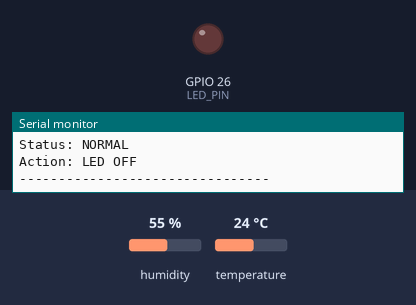
Bench run of a sketch on a simulated ESP32. Parts: output pins drawn as LEDs (lit = HIGH), the last lines printed to the serial monitor. The test bench sets the inputs (shaded band); at power-on: temperature 24 °C, humidity 55 %.

Above: at 3.2 s.
3.3 s: temperature set to 29.4 °C
6.0 s: temperature set to 30.7 °C
At 7.1 s:
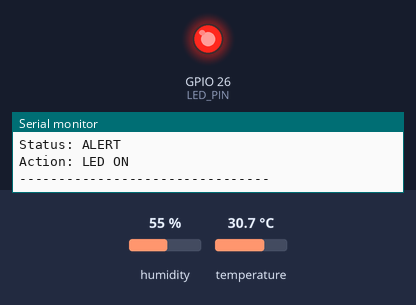
8.7 s: temperature set to 12 °C
At 10.7 s:
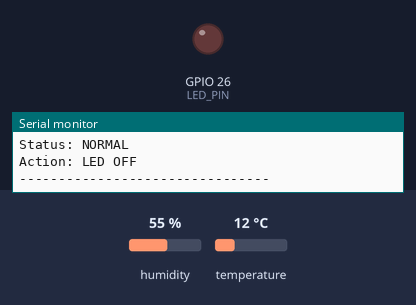
11.5 s: temperature set to 33 °C
At 12.6 s:
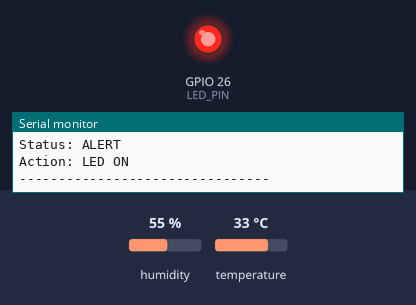
Timing chart, 0 to 14.5 s (numbered marks = the images above; inputs shaded):
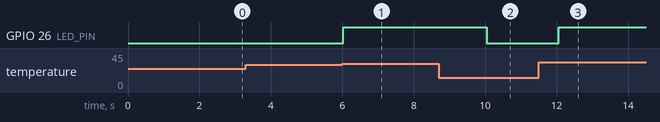

The sketch:

sketch.ino
```cpp
#include <Arduino.h>
#include <DHT.h>

#define DHTPIN 4
#define DHTTYPE DHT22
#define LED_PIN 26

const float TEMP_LIMIT = 30.0;

DHT dht(DHTPIN, DHTTYPE);

void setup() {
  Serial.begin(115200);

  pinMode(LED_PIN, OUTPUT);
  digitalWrite(LED_PIN, LOW);

  dht.begin();

  delay(2000);

  Serial.println();
  Serial.println("=== ESP32 SENSE, DECIDE & ACT ===");
  Serial.println("Temperature Monitoring Lab");
  Serial.println("DHT22: GPIO 4");
  Serial.println("LED: GPIO 26");
  Serial.println("Temperature limit: 30 C");
  Serial.println("--------------------------------");
}

void loop() {

  // 1. SENSE
  float humidity = dht.readHumidity();
  float temperature = dht.readTemperature();

  // 2. VALIDATE
  if (isnan(humidity) || isnan(temperature)) {
    Serial.println("ERROR: Failed to read DHT22.");

    // Safe state
    digitalWrite(LED_PIN, LOW);

    delay(2000);
    return;
  }

  Serial.print("Temperature: ");
  Serial.print(temperature, 1);
  Serial.println(" C");

  Serial.print("Humidity: ");
  Serial.print(humidity, 1);
  Serial.println(" %");

  // 3. DECIDE
  if (temperature > TEMP_LIMIT) {

    // 4. ACT
    digitalWrite(LED_PIN, HIGH);

    Serial.println("Status: ALERT");
    Serial.println("Action: LED ON");

  } else {

    digitalWrite(LED_PIN, LOW);

    Serial.println("Status: NORMAL");
    Serial.println("Action: LED OFF");
  }

  Serial.println("--------------------------------");

  // 5. WAIT AND REPEAT
  delay(2000);
}
```

Measured:
- the behaviour switches between 30 and 30.1 °C on temperature (found by bisection; images 0 and 1)
- after the input at 6.0 s, GPIO 26 (LED_PIN): LOW → HIGH at once
- after the input at 8.7 s, GPIO 26 (LED_PIN): HIGH → LOW after 1.3 s
- after the input at 11.5 s, GPIO 26 (LED_PIN): LOW → HIGH after 0.56 s
